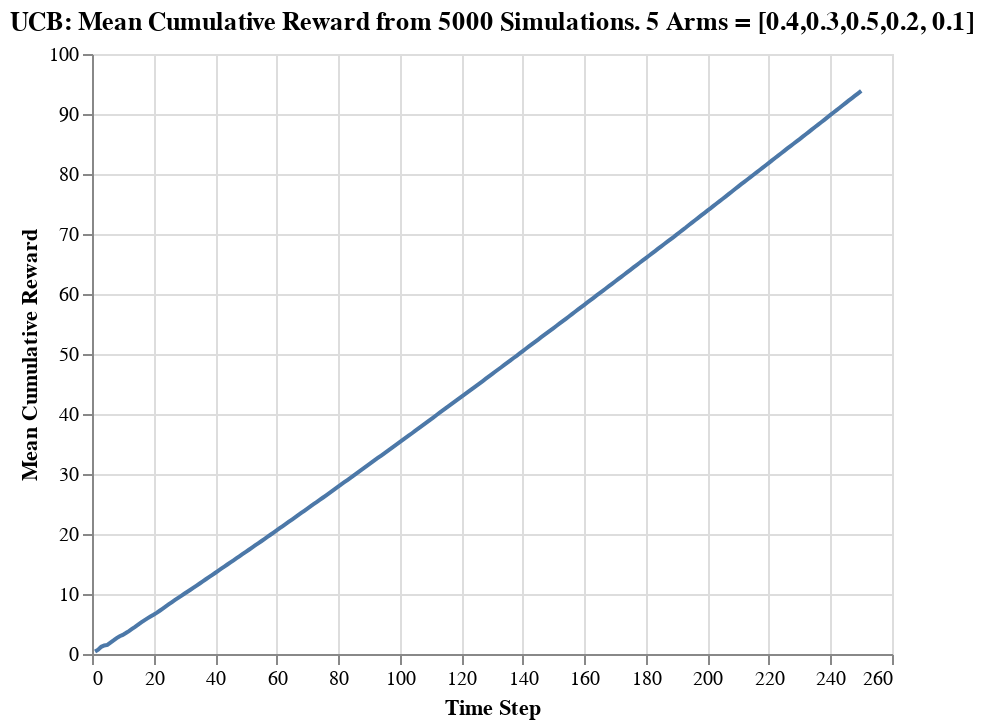

The code cell stored with this chart in its notebook:
### Code cell
alt.Chart(df_cumreward).mark_line().encode(
    alt.X("step:Q", title = "Time Step"),
    alt.Y("cum_reward:Q", title = "Mean Cumulative Reward")
).properties(
    title = "UCB: Mean Cumulative Reward from 5000 Simulations. 5 Arms = [0.4,0.3,0.5,0.2, 0.1]",
)

### Figure 1 — Vega-Lite specification as saved in the notebook (floating-point values rounded to 4 significant figures; data arrays with more than 128 entries replaced by an {"elided": "..."} marker saying what was removed)
{"config": {"view": {"continuousWidth": 400, "continuousHeight": 300}}, "data": {"name": "data-c1b457c791c8ea6c87a2229e53c248ed"}, "mark": "line", "encoding": {"x": {"type": "quantitative", "field": "step", "title": "Time Step"}, "y": {"type": "quantitative", "field": "cum_reward", "title": "Mean Cumulative Reward"}}, "title": "UCB: Mean Cumulative Reward from 5000 Simulations. 5 Arms = [0.4,0.3,0.5,0.2, 0.1]", "$schema": "https://vega.github.io/schema/vega-lite/v4.8.1.json", "datasets": {"data-c1b457c791c8ea6c87a2229e53c248ed": {"elided": "250 records"}}}
